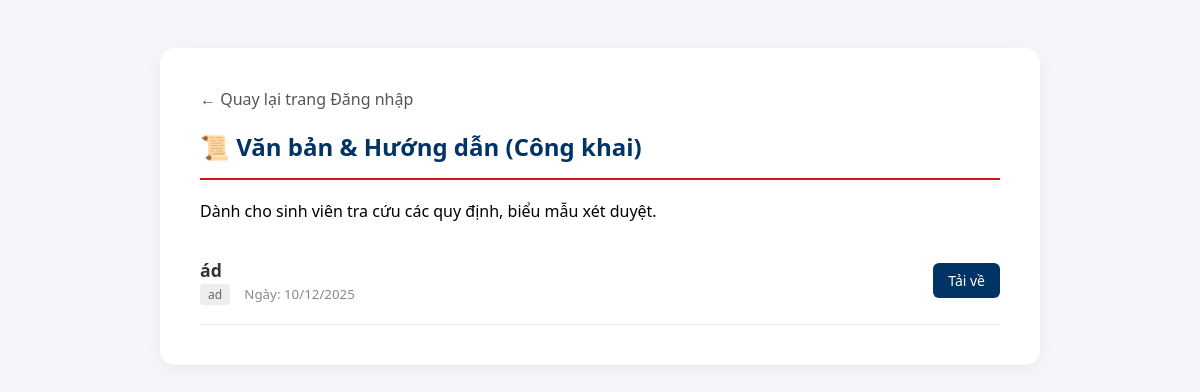
Page /huong-dan-cong-khai/ on the committed database.
### umt_youth_union/models.py (models this page shows)
class QuyDinhDieuLe(models.Model):
    ten_van_ban = models.CharField(max_length=255)
    loai_danh_hieu = models.CharField(max_length=100)
    mo_ta = models.TextField(null=True, blank=True)
    file_pdf = models.FileField(upload_to='quyet_dinh/', null=True, blank=True)
    ngay_ban_hanh = models.DateField()

### umt_youth_union/views.py (the view)
# urls.py: path('huong-dan-cong-khai/', views.public_quy_dinh_view, name='public_quy_dinh'),
def public_quy_dinh_view(request):
    danh_sach = QuyDinhDieuLe.objects.all().order_by('-ngay_ban_hanh')
    return render(request, 'umt_youth_union/public_quy_dinh.html', {'danh_sach_van_ban': danh_sach})

### umt_youth_union/context_processors.py (called while the page is built, shortened)
def thong_bao_chung(request):
    return {}

### umt_youth_union/templates/umt_youth_union/public_quy_dinh.html (shortened to what this page needs)
<!DOCTYPE html>
<html lang="vi">
<head>
</head>
<body>
    <div class="container">
        <a href="{% url 'login' %}" class="btn-back"> &larr; Quay lại trang Đăng nhập</a>
        <h2>📜 Văn bản & Hướng dẫn (Công khai)</h2>
        <p>Dành cho sinh viên tra cứu các quy định, biểu mẫu xét duyệt.</p>
        {% for vb in danh_sach_van_ban %}
        <div class="item">
            <div>
                <strong style="font-size: 1.1em; color: #333;">{{ vb.ten_van_ban }}</strong><br>
                <span style="background: #eee; padding: 2px 8px; border-radius: 4px; font-size: 12px; color: #666;">{{ vb.loai_danh_hieu }}</span>
                <small style="color: #888; margin-left: 10px;">Ngày: {{ vb.ngay_ban_hanh|date:"d/m/Y" }}</small>
            </div>
            {% if vb.file_pdf %}
            <a href="{{ vb.file_pdf.url }}" target="_blank" class="download-btn">Tải về</a>
            {% endif %}
        </div>
        {% empty %}
        <p style="text-align: center; color: #999;">Chưa có văn bản nào được công bố.</p>
        {% endfor %}
    </div>
</body>
</html>

### umt_youth_union/templates/umt_youth_union/public_quy_dinh.html (style rules this page uses)
body { font-family: 'Segoe UI', Arial, sans-serif; background: #f4f6f9; padding: 40px; }
.container { max-width: 800px; margin: 0 auto; background: white; padding: 40px; border-radius: 15px; box-shadow: 0 4px 15px rgba(0,0,0,0.05); }
h2 { color: #003366; border-bottom: 2px solid #cd161c; padding-bottom: 15px; margin-top: 0; }
.btn-back { display: inline-block; margin-bottom: 20px; text-decoration: none; color: #555; font-weight: 500; }
.item { border-bottom: 1px solid #eee; padding: 20px 0; display: flex; justify-content: space-between; align-items: center; }
.download-btn { background: #003366; color: white; padding: 8px 15px; text-decoration: none; border-radius: 6px; font-size: 14px; transition: 0.3s; }

### rows in the picture
QuyDinhDieuLe: ten_van_ban "ád", loai_danh_hieu "ad", ngay_ban_hanh "10/12/2025"
